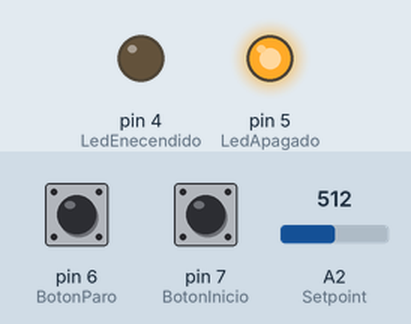
A program run on a simulated Arduino Leonardo, built with avr-gcc and run on an emulated ATmega32U4. Parts: output pins drawn as LEDs (lit = HIGH). The inputs (shaded band) are chosen by the test bench; at power-on: pin 7 (BotonInicio) HIGH, pin 6 (BotonParo) HIGH, A2 (Setpoint) = 512. Random numbers use the default seed unless the program sets one; what the program prints to the serial monitor is not drawn.

Above: at 1.7 s.
1.8 s: pin 7 (BotonInicio) pulled LOW for 0.25 s
At 3.3 s:
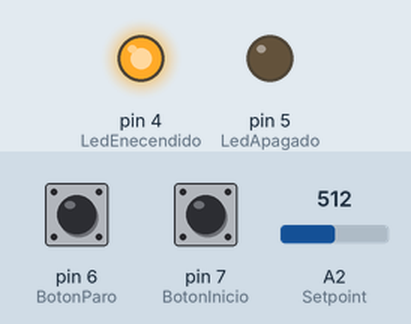
Timing chart, 0 to 4.8 s (numbered marks = the images above; inputs shaded):
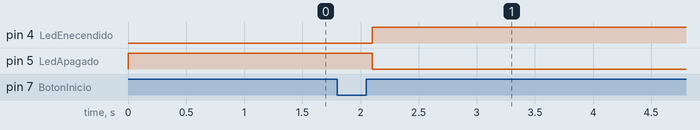

Measured:
- after the input at 1.8 s, pin 4 (LedEnecendido): LOW → HIGH after 0.30 s; pin 5 (LedApagado): HIGH → LOW after 0.30 s

The program:

main.cpp
```cpp
//To do: Complementar comunicación i2c

#include <Arduino.h>

//Código desarrollado para Arduino Leonardo

#include<Wire.h>

//Pines analógicos
//#define CargaInicial A0
#define Setpoint A2

//Pines digitales
#define BotonInicio 7
#define BotonParo 6
#define LedApagado 5
#define LedEnecendido 4

//Variables globales
float PotenciaNominal = 1000;       //Potencia nominal que se genrará.
float PotenciaActual = 100;         //Condición inicial y variable que almacena la potencia deseada.
float PotenciaConRuido = PotenciaActual;  //Variable que representa la potencia real.
float PotenciaDeseada=0;            //Variable que almacena el setpoint de la potencia.

float MaxGanancia = 100;            //Porcentaje máximo que alcanzará el generador.
float DeltaTiempo = 0.5;            //Cantidad de tiempo necesaria para la transición en minutos.
int TiempoDeActualizacion = 200;    //Intervalo para actualizar la salida en milisegundos.
float deltaPotencia = 0;            //Variable que almacena el aumento de potencia por ciclo.
float Tolerancia = 10;              //Tolerancia para la potencia deseada.

int Ganancia = 0;                   //Variable que almacena el multiplicador de la potencia.

unsigned long CurrentMillis = 0,PreviousMillis = 0; //Variables para el manejo del tiempo
//i2c
byte Central = 0;                   //Dirección i2c del maestro
byte AddressGenerador = 1;          //Dirección de este dispositivo

void GeneradorConvencional(float *PAct, float Pdes, float tol, float *deltaP);
float Ruido(float, float); //Función que devuelve un valor con ruido. Los agrumentos son la referencia y la distancia que puede haber al ruido.
void Plotter();             //Función que imprime los valores, pensada para usarse con el serial plotter de arduino
void BotonStart();          //Función para la lectura del botón. Incluye anti rebote.
void BotonStop();           //Función para la lectura del botón. Incluye anti rebote.
void i2cRequest();          //Rutina de interrupción i2c, convierte y envia los valores como cadena por i2c


void setup() {
  //Declaramos las entradas digitales
  pinMode(BotonInicio, INPUT_PULLUP);   //El botón de inicio se habilita con resistencia de pullup
  pinMode(BotonParo, INPUT_PULLUP);
  pinMode(LedApagado, OUTPUT);
  pinMode(LedEnecendido, OUTPUT);

  digitalWrite(LedApagado,HIGH);
  digitalWrite(LedEnecendido,LOW);
  //No es necesario declarar entradas analógicas

  //Inicializamos la comunicación serial
  Serial.begin(115200);
  //Inicializamos la comuniación i2c
  Wire.begin(AddressGenerador);
  Wire.onRequest(i2cRequest);

  //Tiempo para que se estabilice el sistema
  delay(500);
  Serial.println("Listo :)");
}

void loop() {
  if (digitalRead(BotonInicio)==LOW){
    BotonStart();
  }
  if (digitalRead(BotonParo)==LOW){
    BotonStop();
  }
  //Serial.println("Listo :)");
  CurrentMillis=millis();
  if (CurrentMillis>PreviousMillis+TiempoDeActualizacion){  //Si ha transcurrido el tiempo de actualización
    PreviousMillis=millis();
    GeneradorConvencional(&PotenciaActual, PotenciaDeseada, Tolerancia, &deltaPotencia);
  }
  PotenciaConRuido=Ruido(PotenciaActual,5);
  //Plotter();

  delay(200);
}

///////////////////////////////////////////////////////////////////////////////////////////////////////////////////

void BotonStart(){
  while(digitalRead(BotonInicio)==LOW){   //Antirebote
    Ganancia=map(analogRead(Setpoint),0,1023,0,MaxGanancia);
    //Serial.println(Ganancia);
    delay(100);
  }
  digitalWrite(LedEnecendido,HIGH);
  digitalWrite(LedApagado,LOW);
  float intervalos = (1000/TiempoDeActualizacion)*DeltaTiempo*60; //Se determina la cantidad de intervalos antes de alcanzar la potencia deseada
  PotenciaDeseada=PotenciaNominal*Ganancia/100.;    //Se determina la potencia deseada
  deltaPotencia=(PotenciaDeseada-PotenciaActual);   //Se calcula el incremento por segundo
  deltaPotencia=deltaPotencia/intervalos;

/*   Serial.print(" , ");
  Serial.print(intervalos);
  Serial.print(" , ");
  Serial.print(deltaPotencia,6); */
}

void BotonStop(){
  while(digitalRead(BotonInicio)==LOW){   //Antirebote
    delay(100);
  }
  PotenciaDeseada=PotenciaActual;
  deltaPotencia=0;
}

void GeneradorConvencional(float *PAct, float Pdes, float tol, float *deltaP){
  if (abs(Pdes - *PAct) > tol){
    *PAct=*PAct+*deltaP;
  }else{
    *deltaP=0;
  }
}

float Ruido(float Referencia, float Rango){
  return random(Referencia-Rango,Referencia+Rango);
}

void Plotter(){
  Serial.print(0);
  Serial.print(" , ");
  Serial.print(PotenciaNominal*(MaxGanancia/100));
  Serial.print(" , ");
  Serial.print(PotenciaActual);
  Serial.print(" , ");
  Serial.println(PotenciaConRuido);
}

void i2cRequest(){
  String Mensaje=String(PotenciaActual,DEC);
  char MensajeTemp[6];
  Mensaje.toCharArray(MensajeTemp,7);
  Wire.write(MensajeTemp);
}
```
